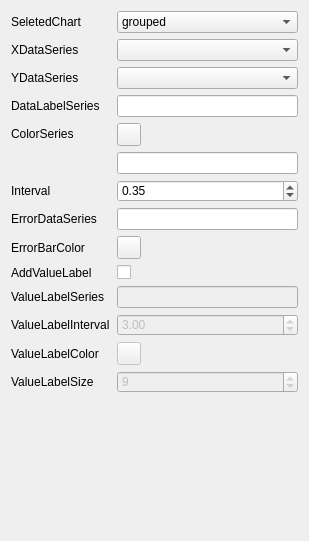
<?xml version="1.0" encoding="UTF-8"?>
<ui version="4.0">
 <class>Form</class>
 <widget class="QWidget" name="Form">
  <property name="geometry">
   <rect>
    <x>0</x>
    <y>0</y>
    <width>309</width>
    <height>541</height>
   </rect>
  </property>
  <property name="windowTitle">
   <string>Form</string>
  </property>
  <property name="styleSheet">
   <string notr="true">QWidget#Form{border: none;}</string>
  </property>
  <layout class="QVBoxLayout" name="verticalLayout">
   <item>
    <layout class="QFormLayout" name="formLayout">
     <item row="0" column="0">
      <widget class="QLabel" name="label_25">
       <property name="minimumSize">
        <size>
         <width>100</width>
         <height>0</height>
        </size>
       </property>
       <property name="text">
        <string>SeletedChart</string>
       </property>
      </widget>
     </item>
     <item row="0" column="1">
      <widget class="QComboBox" name="bar_selector_combo">
       <property name="minimumSize">
        <size>
         <width>0</width>
         <height>0</height>
        </size>
       </property>
       <property name="maximumSize">
        <size>
         <width>16777215</width>
         <height>16777215</height>
        </size>
       </property>
       <item>
        <property name="text">
         <string>grouped</string>
        </property>
       </item>
       <item>
        <property name="text">
         <string>stacked</string>
        </property>
       </item>
       <item>
        <property name="text">
         <string>proportion</string>
        </property>
       </item>
      </widget>
     </item>
     <item row="1" column="0">
      <widget class="QLabel" name="x_series_label">
       <property name="text">
        <string>XDataSeries</string>
       </property>
      </widget>
     </item>
     <item row="1" column="1">
      <widget class="QComboBox" name="x_series_combo"/>
     </item>
     <item row="2" column="0">
      <widget class="QLabel" name="y_series_label">
       <property name="text">
        <string>YDataSeries</string>
       </property>
      </widget>
     </item>
     <item row="2" column="1">
      <widget class="QComboBox" name="y_series_combo"/>
     </item>
     <item row="3" column="0">
      <widget class="QLabel" name="label">
       <property name="text">
        <string>DataLabelSeries</string>
       </property>
      </widget>
     </item>
     <item row="3" column="1">
      <widget class="QLineEdit" name="data_label_line"/>
     </item>
     <item row="4" column="0">
      <widget class="QLabel" name="label_11">
       <property name="maximumSize">
        <size>
         <width>16777215</width>
         <height>21</height>
        </size>
       </property>
       <property name="text">
        <string>ColorSeries</string>
       </property>
      </widget>
     </item>
     <item row="4" column="1">
      <widget class="QToolButton" name="base_chart_color_series_btn">
       <property name="text">
        <string/>
       </property>
      </widget>
     </item>
     <item row="14" column="1">
      <spacer name="verticalSpacer">
       <property name="orientation">
        <enum>Qt::Orientation::Vertical</enum>
       </property>
       <property name="sizeHint" stdset="0">
        <size>
         <width>20</width>
         <height>40</height>
        </size>
       </property>
      </spacer>
     </item>
     <item row="5" column="1">
      <widget class="QLineEdit" name="base_chart_color_series_line"/>
     </item>
     <item row="6" column="1">
      <widget class="QDoubleSpinBox" name="base_chart_interval_spin">
       <property name="minimum">
        <double>0.000000000000000</double>
       </property>
       <property name="maximum">
        <double>0.500000000000000</double>
       </property>
       <property name="singleStep">
        <double>0.010000000000000</double>
       </property>
       <property name="value">
        <double>0.350000000000000</double>
       </property>
      </widget>
     </item>
     <item row="6" column="0">
      <widget class="QLabel" name="label_9">
       <property name="text">
        <string>Interval</string>
       </property>
      </widget>
     </item>
     <item row="7" column="1">
      <widget class="QLineEdit" name="y_err_series_line"/>
     </item>
     <item row="7" column="0">
      <widget class="QLabel" name="label_13">
       <property name="text">
        <string>ErrorDataSeries</string>
       </property>
      </widget>
     </item>
     <item row="8" column="1">
      <widget class="QToolButton" name="err_bar_color_btn">
       <property name="text">
        <string/>
       </property>
      </widget>
     </item>
     <item row="8" column="0">
      <widget class="QLabel" name="label_12">
       <property name="text">
        <string>ErrorBarColor</string>
       </property>
      </widget>
     </item>
     <item row="9" column="1">
      <widget class="QCheckBox" name="bar_value_label_check">
       <property name="text">
        <string/>
       </property>
      </widget>
     </item>
     <item row="9" column="0">
      <widget class="QLabel" name="label_10">
       <property name="text">
        <string>AddValueLabel</string>
       </property>
      </widget>
     </item>
     <item row="10" column="1">
      <widget class="QLineEdit" name="bar_value_label_line">
       <property name="enabled">
        <bool>false</bool>
       </property>
      </widget>
     </item>
     <item row="10" column="0">
      <widget class="QLabel" name="label_21">
       <property name="text">
        <string>ValueLabelSeries</string>
       </property>
      </widget>
     </item>
     <item row="11" column="1">
      <widget class="QDoubleSpinBox" name="bar_value_label_interval_spin">
       <property name="enabled">
        <bool>false</bool>
       </property>
       <property name="decimals">
        <number>2</number>
       </property>
       <property name="maximum">
        <double>100.000000000000000</double>
       </property>
       <property name="value">
        <double>3.000000000000000</double>
       </property>
      </widget>
     </item>
     <item row="11" column="0">
      <widget class="QLabel" name="label_22">
       <property name="text">
        <string>ValueLabelInterval</string>
       </property>
      </widget>
     </item>
     <item row="12" column="1">
      <widget class="QToolButton" name="bar_value_label_color_btn">
       <property name="enabled">
        <bool>false</bool>
       </property>
       <property name="text">
        <string/>
       </property>
      </widget>
     </item>
     <item row="12" column="0">
      <widget class="QLabel" name="label_23">
       <property name="text">
        <string>ValueLabelColor</string>
       </property>
      </widget>
     </item>
     <item row="13" column="1">
      <widget class="QSpinBox" name="bar_value_label_size_spin">
       <property name="enabled">
        <bool>false</bool>
       </property>
       <property name="value">
        <number>9</number>
       </property>
      </widget>
     </item>
     <item row="13" column="0">
      <widget class="QLabel" name="label_24">
       <property name="text">
        <string>ValueLabelSize</string>
       </property>
      </widget>
     </item>
    </layout>
   </item>
  </layout>
 </widget>
 <resources/>
 <connections/>
</ui>
